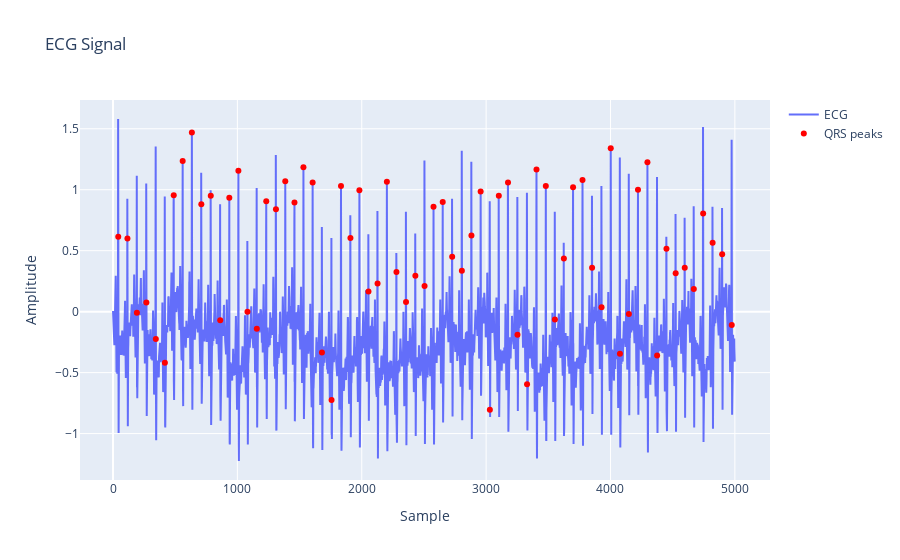

This figure's notebook cell:
### Code cell
import wfdb
import plotly.graph_objs as go

file = '/Users/weijithwimalasiri/Desktop/JustForFun/RPS/physionet.org/files/afpdb/1.0.0/p47'
record = wfdb.rdrecord(file, sampto=5000, channels=[1])
annotation = wfdb.rdann(file, 'qrs', sampto=5000)
print(annotation.fs)
fig = go.Figure()
fig.add_trace(go.Scatter(y=record.p_signal.flatten(), mode='lines', name='ECG'))
fig.add_trace(go.Scatter(
    x=annotation.sample,
    y=[record.p_signal[i, 0] for i in annotation.sample],
    mode='markers',
    marker=dict(color='red', size=6),
    name='QRS peaks'
))
fig.update_layout(title='ECG Signal', xaxis_title='Sample', yaxis_title='Amplitude')

### Figure 1 — Plotly figure (JSON) as saved in the notebook; plotly's stock layout.template omitted (floating-point values rounded to 4 significant figures; data arrays with more than 128 entries replaced by an {"elided": "..."} marker saying what was removed)
{"data": [{"mode": "lines", "name": "ECG", "type": "scatter", "y": {"elided": "5000 float values"}}, {"marker": {"color": "red", "size": 6}, "mode": "markers", "name": "QRS peaks", "type": "scatter", "x": [42, 116, 192, 268, 344, 417, 488, 560, 634, 710, 786, 862, 935, 1008, 1081, 1156, 1232, 1310, 1385, 1459, 1531, 1605, 1680, 1757, 1833, 1909, 1981, 2054, 2127, 2202, 2279, 2356, 2431, 2505, 2577, 2651, 2727, 2805, 2882, 2956, 3030, 3102, 3176, 3252, 3329, 3405, 3480, 3553, 3625, 3699, 3775, 3852, 3928, 4002, 4076, 4148, 4221, 4297, 4375, 4450, 4524, 4597, 4670, 4745, 4821, 4898, 4975], "y": [0.615, 0.6, -0.01, 0.075, -0.225, -0.42, 0.955, 1.235, 1.47, 0.88, 0.95, -0.07, 0.935, 1.155, 0, -0.14, 0.905, 0.84, 1.07, 0.895, 1.185, 1.06, -0.335, -0.725, 1.03, 0.605, 0.995, 0.165, 0.23, 1.065, 0.325, 0.08, 0.295, 0.21, 0.86, 0.9, 0.45, 0.335, 0.625, 0.985, -0.805, 0.95, 1.06, -0.19, -0.595, 1.165, 1.03, -0.065, 0.435, 1.02, 1.08, 0.36, 0.035, 1.34, -0.345, -0.02, 1, 1.225, -0.36, 0.515, 0.315, 0.36, 0.185, 0.805, 0.565, 0.47, -0.11]}], "layout": {"title": {"text": "ECG Signal"}, "xaxis": {"title": {"text": "Sample"}}, "yaxis": {"title": {"text": "Amplitude"}}}}
